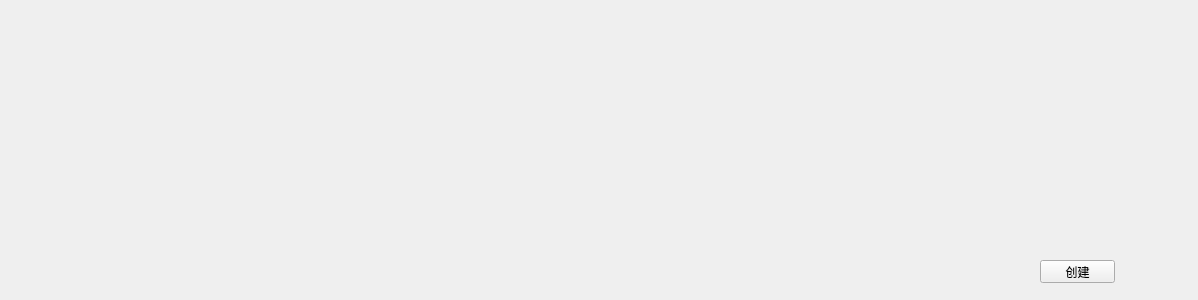
<?xml version="1.0" encoding="UTF-8"?>
<ui version="4.0">
 <class>SatelliteFrame</class>
 <widget class="QWidget" name="SatelliteFrame">
  <property name="geometry">
   <rect>
    <x>0</x>
    <y>0</y>
    <width>1198</width>
    <height>300</height>
   </rect>
  </property>
  <property name="windowTitle">
   <string>Form</string>
  </property>
  <widget class="QPushButton" name="psbCreate">
   <property name="geometry">
    <rect>
     <x>1040</x>
     <y>260</y>
     <width>75</width>
     <height>23</height>
    </rect>
   </property>
   <property name="text">
    <string>创建</string>
   </property>
  </widget>
 </widget>
 <resources/>
 <connections/>
</ui>
